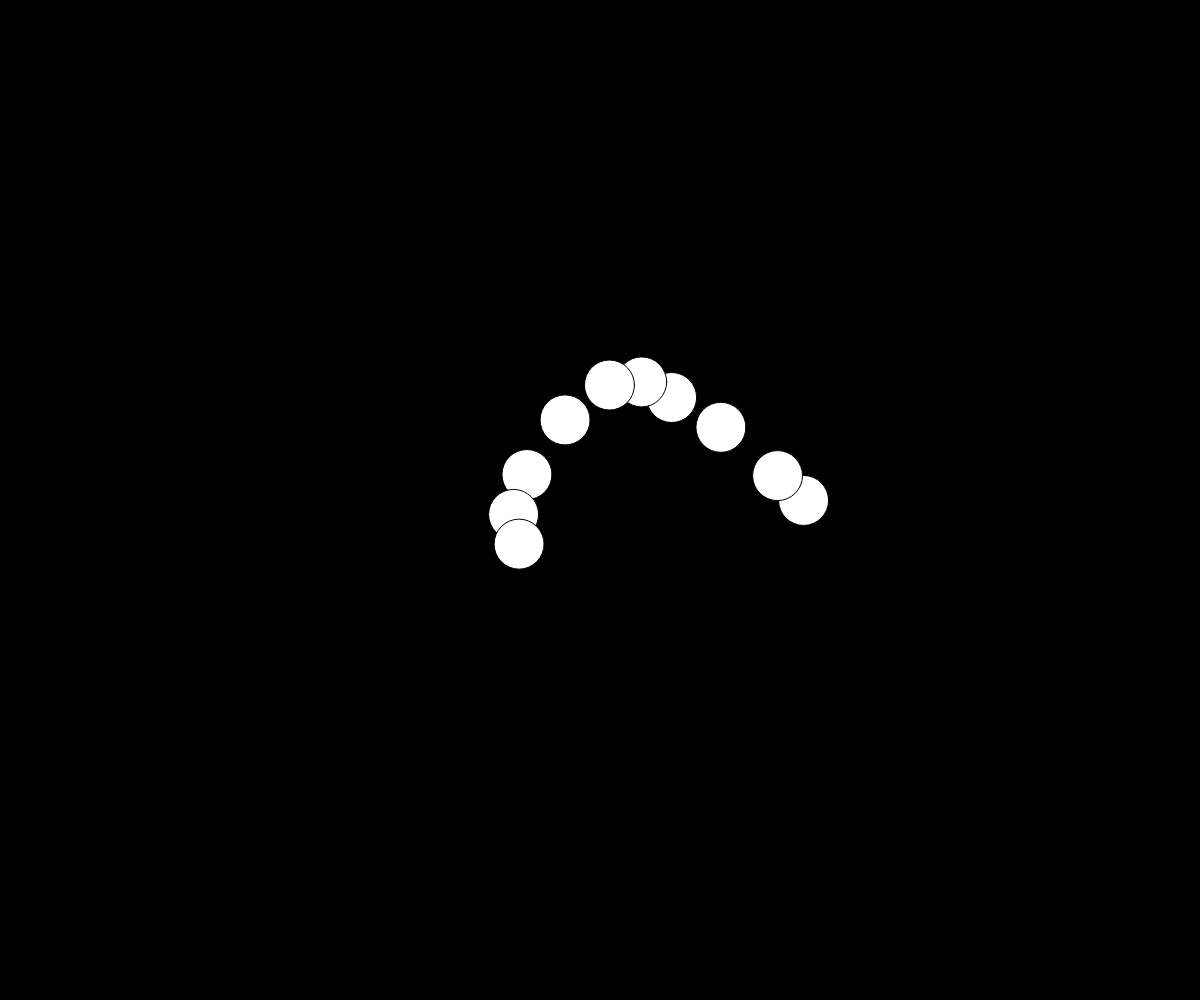
Frame 1 (no input)
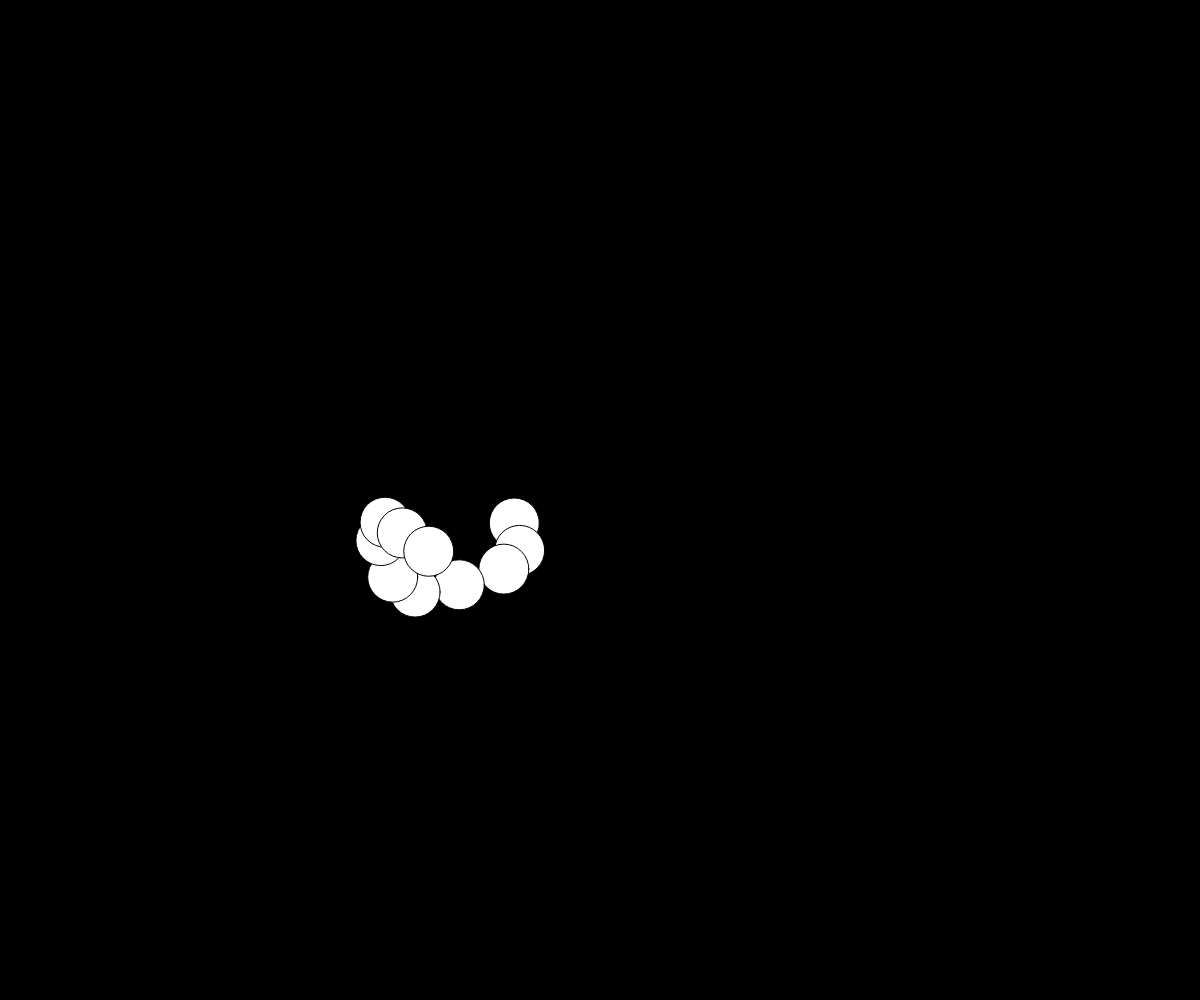
Frame 60 (no input)
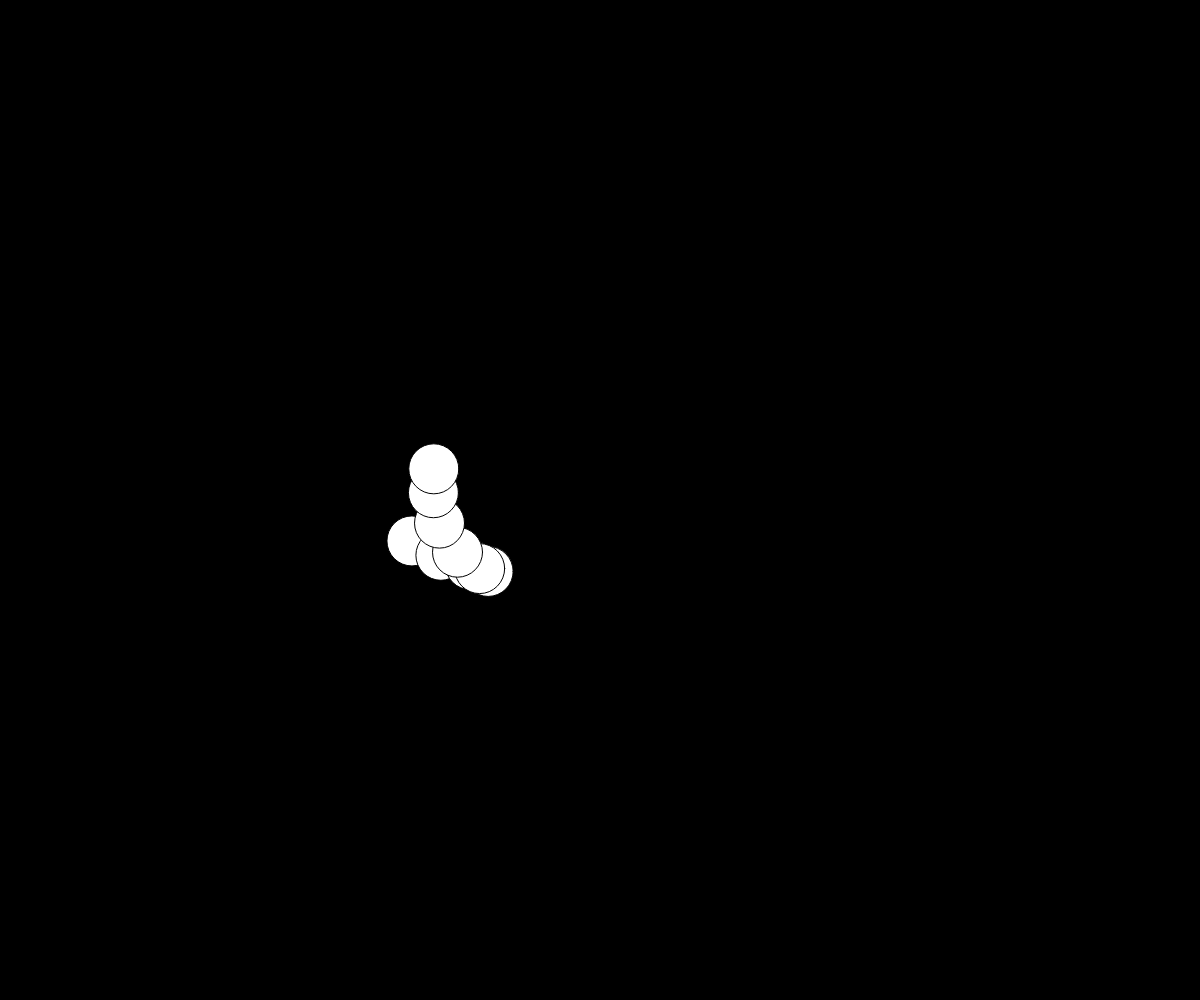
Frame 120 (the mouse pressed at the canvas centre since frame 60)

The p5.js sketch that drew these frames (run headless with seeded random() and noise() and a simulated clock; from frame 60 on, the mouse is pressed at the canvas centre):

// p5.js sketch
// ── sketch.js

let t = 0
let dt = 0.007
let offset = 100000
let num_segments = 10
let trail_time = 0.05

function setup() {
  createCanvas(innerWidth, innerHeight)
  // noLoop()
  frameRate(30)
  colorMode(HSB, 100, 100, 100)
}

function draw() {
  background(0)

  fill(100)
  // circle(500, 500, 50)
  caterpillar(50, width, height, t, trail_time, offset, num_segments)
  // x = noise(t) * width
  // y = noise(t + offset) * height

  // fill(0, 80, 80)
  // circle(x, y, 50)

  // fill(30, 80, 80)
  // x2 = noise(t + trail_time) * width
  // y2 = noise(t + trail_time + offset) * height
  // circle(x2, y2, 50)

  // noises = moreNoise(t, offset, width, height, 0.17, 4)
  // // print(noises)
  // for (let i = 0; i < noises[0].length; i++) {
  //   x = noises[0][i]
  //   y = noises[1][i]
  //   fill(200)
  //   circle(x, y, 50)
  // }

  t += dt
}

// function moreNoise(time, offset, w, h, ratio, iterations) {
//   let x = []
//   let y = []
//   x.push(noise(time) * w)
//   y.push(noise(time + offset) * h)
//   for (let i = 0; i < iterations; i++) {
//     new_x = noise(x[i] * pow(ratio, i+0.5)) * w
//     new_y = noise(y[i] * pow(ratio, i+0.5) + offset) * h
//     x.push(new_x)
//     y.push(new_y)
//   }
//   return [x, y]
// }


function caterpillar(d, w, h, t, trail_time, offset, num_segments) {
  let coords = []
  for (let i = 0; i < num_segments; i++) {
    let x = noise(t + trail_time * i) * w
    let y = noise(t + trail_time * i + offset) * h
    coords.push([x,y])
  }
  for (let coord of coords) {
    circle(coord[0], coord[1], d)
  }
}
